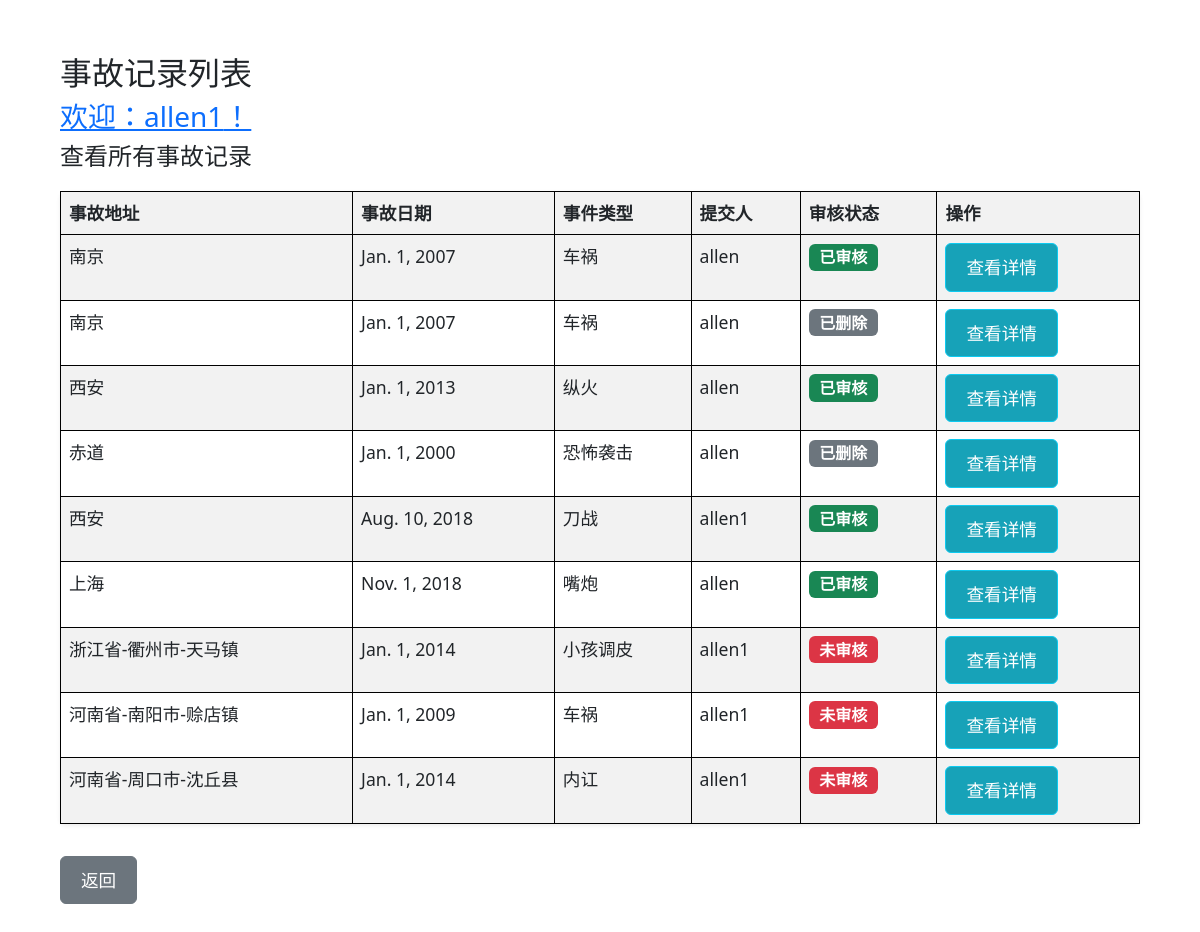
The app's page /accident/ (signed in) with its own data.
### users/models.py (models this page shows, shortened)
class CustomUser(AbstractUser):
    is_admin = models.BooleanField(default=False)
    phone_number = models.CharField(max_length=15, blank=True, null=True)  # 电话号码
    address = models.TextField(blank=True, null=True)  # 地址
    def __str__(self):
        return self.username

### data/models.py (models this page shows, shortened)
class Accident(models.Model):
    address = models.CharField(max_length=200)
    accident_date = models.DateField()
    description = models.TextField()
    accident_type = models.CharField(max_length=200)
    injured = models.PositiveIntegerField(default=0)
    dead = models.PositiveIntegerField(default=0)
    unknown = models.CharField(max_length=200, default='情况未知')
    latitude = models.FloatField(default=0.0)
    longitude = models.FloatField(default=0.0)
    video_link = models.CharField(max_length=200)
    is_approved = models.BooleanField(False)
    is_deleted = models.BooleanField(default=False)
    created_by = models.ForeignKey(User, on_delete=models.CASCADE)

### data/views.py (the view)
# urls.py: path('accident/', views.accident_list, name='accident_list'),
@login_required
def accident_list(request):
    if request.user.is_staff:
        accidents = Accident.objects.all()
    else:
        accidents = Accident.objects.filter(Q(created_by=request.user) & Q(is_approved=True) | Q(is_approved=False))
    next = request.GET.get('next', None)
    return render(request, 'data/accident_list.html', {'accidents': accidents, 'next': next})

### templates/data/accident_list.html (shortened to what this page needs)
{% extends 'base_generic.html' %}
{% block content %}
  <div class="container mt-4">
    <h2>事故记录列表</h2>
    <h3><a href="{% url 'user_detail' user.id %}">欢迎：{{ user.username }}！</a></h3>
    {% if user.is_staff %}
      <h4>查看所有事故记录</h4>
    {% else %}
      <h4>查看提交的事故记录</h4>
    {% endif %}
    <table class="table table-bordered table-striped table-hover shadow-sm rounded">
      <thead>
        <tr>
          <th>事故地址</th>
          <th>事故日期</th>
          <th>事件类型</th>
          <th>提交人</th>
          <th>审核状态</th>
          <th>操作</th>
        </tr>
      </thead>
      <tbody>
        {% for accident in accidents %}
          <tr>
            <td>{{ accident.address }}</td>
            <td>{{ accident.accident_date }}</td>
            <td>{{ accident.accident_type }}</td>
            <td>{{ accident.created_by }}</td>
            <td>
              {% if accident.is_deleted %}
                <span class="badge bg-secondary">已删除</span>
              {% else %}
                {% if accident.is_approved %}
                  <span class="badge bg-success">已审核</span>
                {% else %}
                  <span class="badge bg-danger">未审核</span>
                {% endif %}
              {% endif %}
            </td>
            <td>
              <a href="{% url 'accident_detail' accident.id %}?next={{ request.path }}" class="btn btn-info">查看详情</a>
            </td>
          </tr>
        {% empty %}
          <tr>
            <td colspan="6" class="text-center">没有事故记录。</td>
          </tr>
        {% endfor %}
      </tbody>
    </table>
    <a href="{{ next }}" class="btn btn-secondary mt-3">返回</a>
  </div>
{% endblock %}

### static/styles.css (style rules this page uses)
.table { width: 100%; border-collapse: collapse; }
.table th, .table td { border: 1px solid black; padding: 8px; text-align: left; }
.table th { background-color: #f2f2f2; }
.table tr:nth-child(even) { background-color: #f9f9f9; }

### templates/data/accident_list.html (style rules this page uses)
.container { padding: 30px; }
.table { width: 100%; font-size: 1.1rem; border-radius: 10px; box-shadow: 0px 4px 6px rgba(0, 0, 0, 0.1); margin-top: 20px; }
.table th, .table td { padding: 12px; }
.table-bordered th, .table-bordered td { border: 1px solid #ddd; }
.btn { padding: 10px 20px; font-size: 1.1rem; }
.btn-info { background-color: #17a2b8; color: white; }
.btn-secondary { margin-top: 15px; }
.badge { font-size: 1rem; }
.shadow-sm { box-shadow: 0 1px 3px rgba(0, 0, 0, 0.1); }

### records on screen
CustomUser: username "allen1"
Accident: address "南京", accident_date "Jan. 1, 2007", accident_type "车祸", created_by "allen", is_deleted "已审核"
Accident: address "南京", accident_date "Jan. 1, 2007", accident_type "车祸", created_by "allen", is_deleted "已删除"
Accident: address "西安", accident_date "Jan. 1, 2013", accident_type "纵火", created_by "allen", is_deleted "已审核"
Accident: address "赤道", accident_date "Jan. 1, 2000", accident_type "恐怖袭击", created_by "allen", is_deleted "已删除"
Accident: address "西安", accident_date "Aug. 10, 2018", accident_type "刀战", created_by "allen1", is_deleted "已审核"
Accident: address "上海", accident_date "Nov. 1, 2018", accident_type "嘴炮", created_by "allen", is_deleted "已审核"
Accident: address "浙江省-衢州市-天马镇", accident_date "Jan. 1, 2014", accident_type "小孩调皮", created_by "allen1", is_deleted "未审核"
Accident: address "河南省-南阳市-赊店镇", accident_date "Jan. 1, 2009", accident_type "车祸", created_by "allen1", is_deleted "未审核"
Accident: address "河南省-周口市-沈丘县", accident_date "Jan. 1, 2014", accident_type "内讧", created_by "allen1", is_deleted "未审核"
